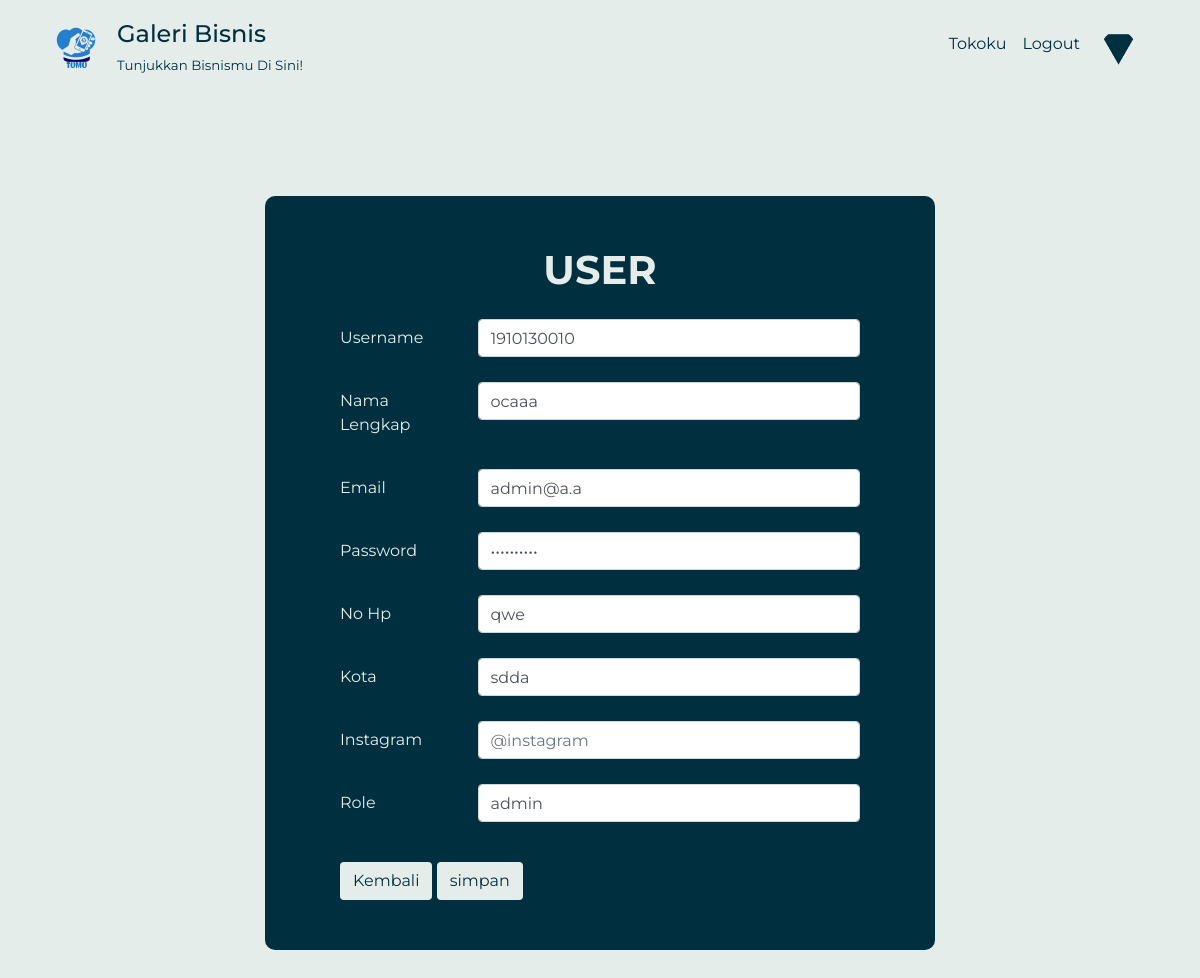
The app's page /dashboard.php?p=user&id_user=2 (signed in) with its own data.
### tables this page shows
CREATE TABLE `user` (
  `id_user` int(11) NOT NULL,
  `username` varchar(15) NOT NULL,
  `password` varchar(150) NOT NULL,
  `nama` varchar(50) NOT NULL,
  `no_hp` varchar(13) DEFAULT NULL,
  `email` varchar(30) NOT NULL,
  `kota` varchar(20) DEFAULT NULL,
  `role` varchar(10) NOT NULL,
  `instagram_user` varchar(20) DEFAULT NULL,
  `foto` varchar(256) DEFAULT NULL
);

### class/class.User.php (called while the page is built, shortened)
<?php
class User extends Connection{
    private $id_user = "";
    public function __get($atribute)
    {
        if (property_exists($this, $atribute)) {
            return $this->$atribute;
        }
    }
    public function SelectOneUser()
    {
        $sql = "SELECT * FROM user WHERE id_user='$this->id_user'";
        $resultOne = mysqli_query($this->connection, $sql);
        if (mysqli_num_rows($resultOne) == 1) {
            $data = mysqli_fetch_assoc($resultOne);
            $this->username = $data['username'];
            $this->nama = $data['nama'];
            $this->no_hp = $data['no_hp'];
            $this->email = $data['email'];
            $this->kota = $data['kota'];
            $this->role = $data['role'];
        }
    }
}

### connection.php (called while the page is built, shortened)
<?php
class Connection{
   private $host = "localhost";
   private $struser = "root";
   private $strpassword = "";
   private $dbname = "galeribisnis2";
	function connect(){
	    $conn = mysqli_connect($this->host,$this->struser, $this->strpassword);
	 	mysqli_select_db($conn, $this->dbname);
		$this->connection = $conn;
	}
}
?>

### pages/user.php (the view)
<?php
    require_once ('./class/class.User.php');
    $objUser= new User();
    if (isset ($_POST['btnSubmit'])){
      $objUser->username = $_POST['username'];
      $objUser->password = $_POST['password'];
      $objUser->password = password_hash($password, PASSWORD_DEFAULT);
      $objUser->nama = $_POST['nama'];
      $objUser->no_hp = $_POST['no_hp'];
      $objUser->email = $_POST['email'];
      $objUser->kota = $_POST['kota'];
      $objUser->role = $_POST['role'];
      $objUser->instagram_user = $_POST['instagram_user'];
      if(isset ($_GET['id_user'])){
        $objUser->id_user= $_GET['id_user'];
        $objUser->UpdateUser();
      }
      else{
        $objUser->AddUser();
      }
      echo "<script> alert('$objUser->message'); </script>";
      if($objUser->hasil){
        echo '<script> window.location = "?p=userlist"; </script>';
      }
    }
    else if(isset($_GET['id_user'])){
        $objUser->id_user = $_GET['id_user'];
        $objUser->SelectOneUser();
    }
?>
<div class="user">
    <div class="container col-lg-7">
      <form form action="" method="post" class="user-form">
        <h4 class="title text-center fs-1 fw-bolder" >USER</h4>
        <div class="col">
          <div class="row mb-3">
            <label class="col-sm-3 col-form-label">username</label>
              <div class="col-sm-9">
                <input type="text" class="form-control" name="username" value="<?php echo $objUser->username; ?>" placeholder="username" class="form-control">
              </div>
          </div>
        </div>
        <div class="col">
          <div class="row mb-3">
            <label class="col-sm-3 col-form-label">nama lengkap</label>
              <div class="col-sm-9">
                <input type="text" class="form-control" name="nama" value="<?php echo $objUser->nama; ?>" placeholder="nama lengkap" class="form-control">
              </div>
          </div>
        </div>
        <div class="col">
          <div class="row mb-3">
            <label class="col-sm-3 col-form-label">email</label>
              <div class="col-sm-9">
                <input type="email" class="form-control" name="email" value="<?php echo $objUser->email; ?>" placeholder="email@user.com" class="form-control">
              </div>
          </div>
        </div>
        <div class="col">
          <div class="row mb-3">
            <label class="col-sm-3 col-form-label">password</label>
              <div class="col-sm-9">
                <input type="password" class="form-control" name="password" value="<?php echo $objUser->username; ?>" placeholder="password" class="form-control">
              </div>
          </div>
        </div>
        <div class="col">
          <div class="row mb-3">
            <label class="col-sm-3 col-form-label">no hp</label>
              <div class="col-sm-9">
                <input type="text" class="form-control" name="no_hp" value="<?php echo $objUser->no_hp; ?>" placeholder="08123456789" class="form-control">
              </div>
          </div>
        </div>
        <div class="col">
          <div class="row mb-3">
            <label class="col-sm-3 col-form-label">kota</label>
              <div class="col-sm-9">
                <input type="text" class="form-control" name="kota" value="<?php echo $objUser->kota; ?>" placeholder="kota" class="form-control">
              </div>
          </div>
        </div>
        <div class="col">
          <div class="row mb-3">
            <label class="col-sm-3 col-form-label">instagram</label>
              <div class="col-sm-9">
                <input type="text" class="form-control" name="instagram" value="<?php echo $objUser->instagram; ?>" placeholder="@instagram" class="form-control">
              </div>
          </div>
        </div>
        <div class="col">
          <div class="row mb-3">
            <label class="col-sm-3 col-form-label">role</label>
              <div class="col-sm-9">
                <input type="text" class="form-control" name="role" value="<?php echo $objUser->role; ?>" placeholder="role" class="form-control">
              </div>
          </div>
        </div>
        <div class="col-lg-6 button-end">
          <a class="btn" href="?p=userlist">kembali</a>
          <input class="btn" name="btnSubmit" type="submit" value="simpan">
        </div>
      </form>
    </div>
</div>

### StyleIndex.css (style rules this page uses)
.all { background-color: #e4edea; font-family: montserrat, sans-serif; text-transform: capitalize; color: #002f3f; }
.user .col { margin-top: 25px; }
.user .user-form { border-radius: 10px; padding: 50px 60px; margin-top: 15vh; margin-bottom: 16vh; background-color: #002f3f; color: #e4edea; }
.user .button-end .btn { background-color: #e4edea; color:#002f3f; font-weight: 400; }
.user .button-end { margin-top: 40px; }

### records on screen
user: username "1910130010", nama "ocaaa", email "admin@a.a", no_hp "qwe", kota "sdda", role "admin"
